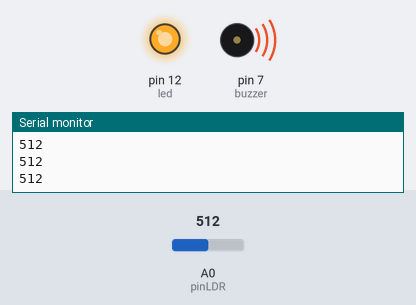
Recording of a sketch running on a simulated Arduino Uno, built with avr-gcc and run on an emulated ATmega328P. On the bench: output pins drawn as LEDs (lit = HIGH), buzzer (waves = sounding), the last lines printed to the serial monitor. The inputs (shaded band) are chosen by the test bench; at power-on: A0 (pinLDR) = 512. Pins used as bus, display or sensor lines are not drawn.

Above: at 1.7 s.
1.8 s: A0 (pinLDR) set to 53
4.8 s: A0 (pinLDR) set to 44
At 6.0 s:
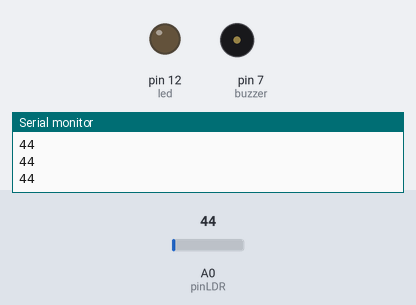
Timing chart, 0 to 7.8 s (numbered marks = the images above; inputs shaded):
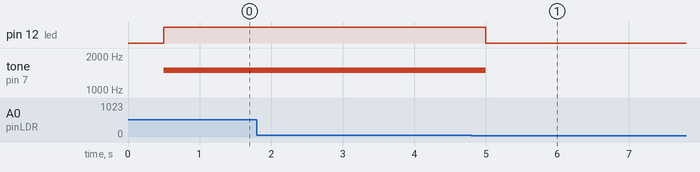

Measured:
- the behaviour switches between 51 and 50 on A0 (pinLDR) (found by bisection; images 0 and 1)
- after the input at 4.8 s, pin 12 (led): HIGH → LOW after 0.20 s; tone on pin 7 (buzzer): 1500 Hz → silent after 0.20 s

The sketch:

alarme.ino
```cpp
/* C++ code
  LUMINOSIDADE COM LED USANDO LDR
  prof. Augusto F. Abranches
*/

// #include <PushButton.h>

#define led 12
#define buzzer 07
#define pinLDR A0
#define nivelLuz 50

// VALOR INICIAL DO LDR PARA O LOOP

void setup () {

  pinMode (led, OUTPUT);
  pinMode (buzzer, OUTPUT);
  Serial.begin(9600);
  delay(500);

}

void loop() {
  int valorLDR = analogRead(pinLDR);

  Serial.println(valorLDR);

  if ( valorLDR > nivelLuz) {

    digitalWrite(led, HIGH);
    digitalWrite(buzzer, HIGH);
    tone (buzzer, 1500);
    delay(500);
    noTone(buzzer);
  }
  else {

    digitalWrite(led, LOW);
    digitalWrite(buzzer, LOW);
  }

}
```
